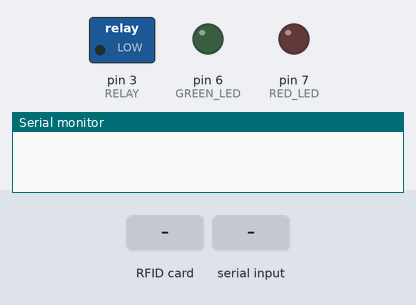
A sketch run on a simulated Arduino Uno, built with avr-gcc and run on an emulated ATmega328P. Shown: switched loads named in the sketch (green lamp = pin HIGH), output pins drawn as LEDs (lit = HIGH), the last lines printed to the serial monitor. The test bench sets the inputs (shaded band). Pins used as bus, display or sensor lines are not drawn.

Above: at 1.2 s.
1.3 s: RFID card 5E 7A 19 C4 held to the reader
2.8 s: "<a>" received over Serial
At 2.96 s:
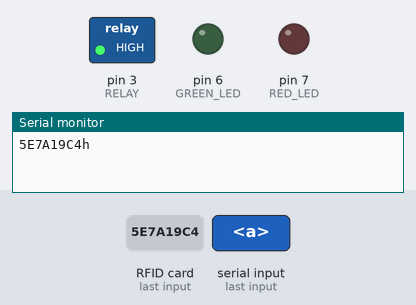
At 3.8 s:
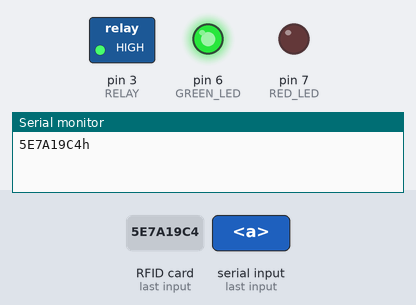
Timing chart, 0 to 7.8 s (numbered marks = the images above; inputs shaded):
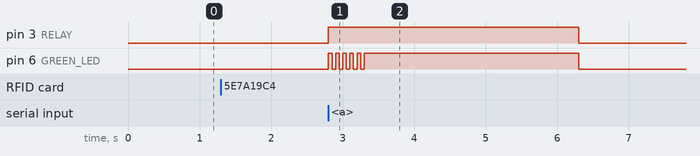

Measured:
- after the input at 2.8 s, pin 3 (RELAY): LOW → HIGH at once, → LOW 3.5 s later; pin 6 (GREEN_LED): goes 5 × (HIGH 0.05 s, LOW 0.05 s), HIGH 3.0 s, then LOW, starting at once

The sketch:

arduinoNanoProd.ino
```cpp
// (licence header left out)
#include <SPI.h>      // local arduino library
#include <MFRC522.h>  // https://github.com/miguelbalboa/rfid

#define OPEN_TIME 3000
#define RELAY     3
#define RED_LED   7
#define GREEN_LED 6
#define SS_PIN    10
#define RST_PIN   9
#define INTERFACE Serial // quickly switch between Serial and Serial1 for testing purposes
#define BUFFER_SIZE 32   // buffer for serial receive and get UID

MFRC522 cardReader = MFRC522(SS_PIN, RST_PIN);

const char hexmap[] = {'0', '1', '2', '3', '4', '5', '6', '7', '8', '9', 'A', 'B', 'C', 'D', 'E', 'F'};

void setup(){
  INTERFACE.begin(9600);      // open communication
  while(!INTERFACE){;}
  SPI.begin();                // Init SPI bus to communicate with card reader
  cardReader.PCD_Init();      // Init MFRC522 / start up card reader
  pinMode(RED_LED, OUTPUT);   // use LED
  pinMode(GREEN_LED, OUTPUT); // use LED
  pinMode(RELAY, OUTPUT);     // make relay pin an output
}

void loop(){
  getCardId();
  while(INTERFACE.available()){INTERFACE.read();} // make sure serial buffer is clear
}

void getCardId(){
  if(cardReader.PICC_IsNewCardPresent() && cardReader.PICC_ReadCardSerial()){
    INTERFACE.println(getRequestUID());      // send UID to relay
    char* response = blockingReceive();      // wait for a response from server
    if(strcmp(response, "a") == 0){          // a is for acceptance
      digitalWrite(RELAY, HIGH);             // open relay, so member can come in
      blink(GREEN_LED, 10, 50);              // blink green led to show success
      digitalWrite(GREEN_LED, HIGH);         // hold green led on
    } else if (strcmp(response, "d") == 0){  // d is for denial
      blink(RED_LED, 15, 200);               // indicate failure w/ red led blink
      digitalWrite(RED_LED, HIGH);
    }
    delay(OPEN_TIME);                        // wait amount of time relay needs to be open or to hold off a would be attacker
    digitalWrite(RELAY, LOW);                // stop sending current to relay
    digitalWrite(GREEN_LED, LOW);            // make sure green is off
    digitalWrite(RED_LED, LOW);              // make sure red is off
  }
}


char* getRequestUID(){ // Getting the ASCII representation of card's hex UID.
  static char buffer[BUFFER_SIZE];

  byte index = 0;       // start a zero every time
  for(int i=0; i<cardReader.uid.size; ++i){
    buffer[index] = hexmap[(cardReader.uid.uidByte[i] & 0xF0) >> 4];
    index++;
    buffer[index] = hexmap[cardReader.uid.uidByte[i] & 0x0F];
    index++;
    cardReader.uid.uidByte[i] = 0;  // remove last (this) uid
  }
  cardReader.uid.size = 0;          // make sure this is read only once
  buffer[index] = "\0";             // terminate char array!
  return buffer;
}

void blink(byte led, int amount, int durration){
  static boolean toggle = false;

  toggle = ! toggle;                         // toggle LED state
  digitalWrite(led, toggle);                 // write LED state
  delay(durration);                          // block for a bit
  amount--;                                  // decrement blinks
  if(amount){blink(led, amount, durration);} // base case is no more blinks left
}

//======================== Serial Data Transfer (INTERFACE)
#define START_MARKER '<'
#define END_MARKER '>'

char* blockingReceive(){
  char* response = receive();              // wait for a response from server
  while(!response){response = receive();}  // block until response
  return response; // renturn pointer to receive buffer when it is full
}

char* receive(){
  static char buffer[BUFFER_SIZE];   // static buffer to point to
  static boolean inProgress = false; // note if read started
  static byte index = 0;             // note what is being read

  if(INTERFACE.available()) {         // is there anything to be read
    char readChar = INTERFACE.read(); // yes? read it
    if(inProgress){                   // did we read start maker?
      if(readChar == END_MARKER){     // did we read end marker
        buffer[index] = '\0';         // --terminate the string
        inProgress = false;           // --note finished
        index = 0;                    // --reset index
        return buffer;                // --return pointer to buffer
      } else {                        // given still in progress
        buffer[index] = readChar;     // concat this char
        index++;                      // increment index
        if(index >= BUFFER_SIZE){index = BUFFER_SIZE - 1;}  // prevent overflow by overwriting last char
      }
    } else if(readChar == START_MARKER){inProgress = true;} // indicate when to read when start marker is seen
  }
  return 0; // in the case the message has yet to be received
}
```
